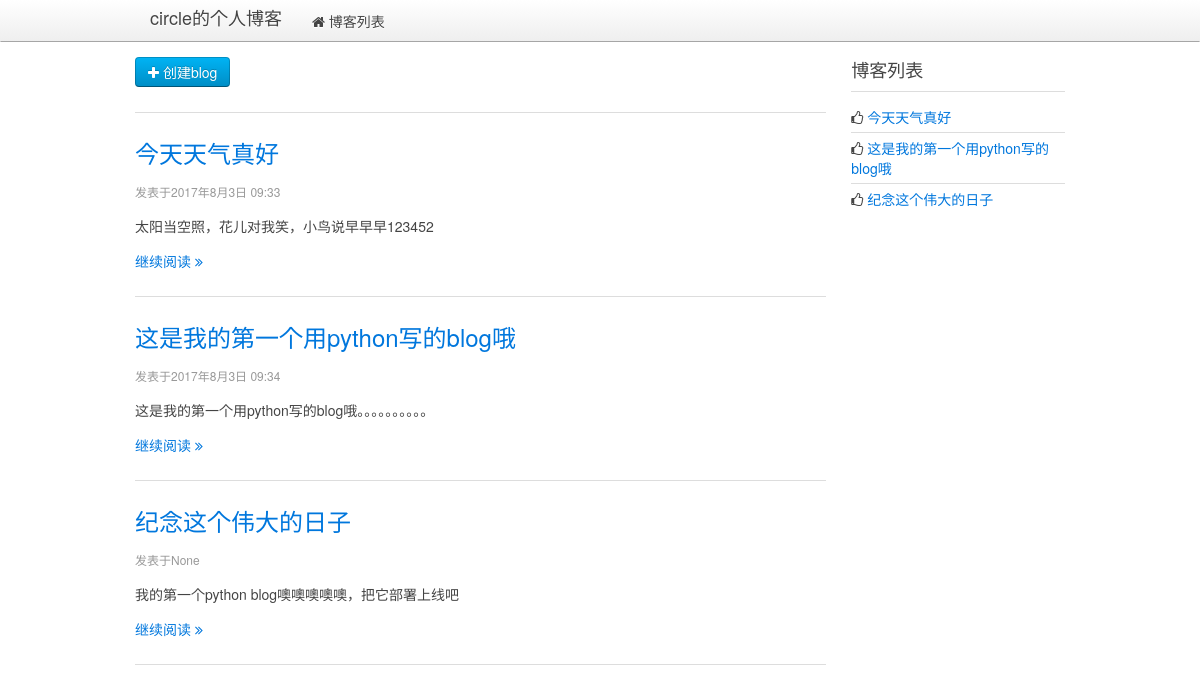
The page /blog/index/ on the database its author committed.
### blog/models.py (models this page shows, shortened)
class Article(models.Model):
    title=models.CharField(max_length=32,default='title')
    content=models.TextField(null=True)
    pub_time=models.DateTimeField(null=True)

### blog/views.py (the view)
def index(request):
    articles=models.Article.objects.all()
    return render(request,'blog/index.html',{'articles':articles})

### blog/Templates/blog/index.html (shortened to what this page needs)
<!DOCTYPE html>
<html lang="en">
<head>
    <link rel="stylesheet" href="{{ STATIC_URL }}css/uikit.min.css">
    <link rel="stylesheet" href="{{ STATIC_URL }}css/uikit.gradient.min.css">
</head>
<body>
<nav class="uk-navbar uk-navbar-attached uk-margin-bottom">
        <div class="uk-container uk-container-center">
            <a href="{% url 'blog:index' %}" class="uk-navbar-brand">circle的个人博客</a>
            <ul class="uk-navbar-nav">
                <li data-url="blogs"><a href="{% url 'blog:index' %}"><i class="uk-icon-home"></i> 博客列表</a></li>
            </ul>
        </div>
</nav>
<div class="uk-container uk-container-center">
        <div class="uk-grid">
             <div class="uk-width-medium-3-4">
                <a href="{% url 'blog:edit_page' 0 %}" class="uk-button uk-button-primary"><i class="uk-icon-plus"></i> 创建blog</a>
                <hr class="uk-article-divider">
                {% for article in articles %}
                    <article class="uk-article">
                        <h2><a href="{% url 'blog:article_page' article.id %}">{{ article.title }}</a></h2>
                        <p class="uk-article-meta">发表于{{ article.pub_time }}</p>
                        <p>{{ article.content }}</p>
                        <p><a href="{% url 'blog:article_page' article.id %}">继续阅读 <i class="uk-icon-angle-double-right"></i></a></p>
                    </article>
                    <hr class="uk-article-divider">
                {% endfor %}
            </div>
             <div class="uk-width-medium-1-4">
                    <div class="uk-panel uk-panel-header">
                        <h3 class="uk-panel-title">博客列表</h3>
                        <ul class="uk-list uk-list-line">
                            {% for article in articles %}
                                <li><i class="uk-icon-thumbs-o-up"></i> <a target="_blank" href="{% url 'blog:article_page' article.id %}">{{ article.title }}</a></li>
                            {% endfor %}
                        </ul>
                    </div>
             </div>
        </div>
</div>
</body>
</html>

### rows shown on the page
Article: title "今天天气真好", pub_time "2017年8月3日 09:33", content "太阳当空照，花儿对我笑，小鸟说早早早123452"
Article: title "这是我的第一个用python写的blog哦", pub_time "2017年8月3日 09:34", content "这是我的第一个用python写的blog哦。。。。。。。。。。"
Article: title "纪念这个伟大的日子", pub_time "None", content "我的第一个python blog噢噢噢噢噢，把它部署上线吧"
